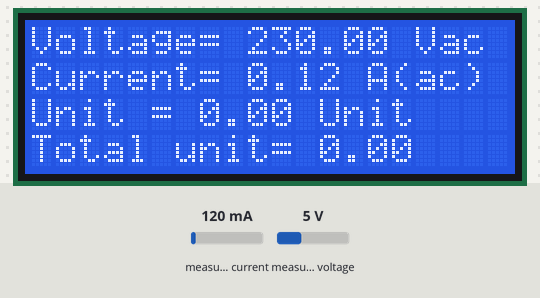
Simulated run of this sketch. Board: Arduino Uno, built with avr-gcc and run on an emulated ATmega328P. Shown: 20×4 character LCD. The test bench sets the inputs (shaded band); at power-on: measured current 120 mA, measured voltage 5 V.

Above: at 3.2 s.
3.3 s: measured current set to 40 mA
At 4.1 s:
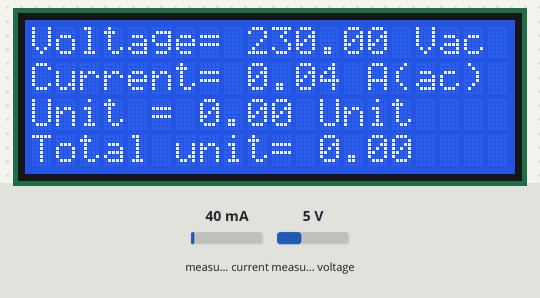
5.3 s: measured voltage set to 0.3 V
At 7.0 s:
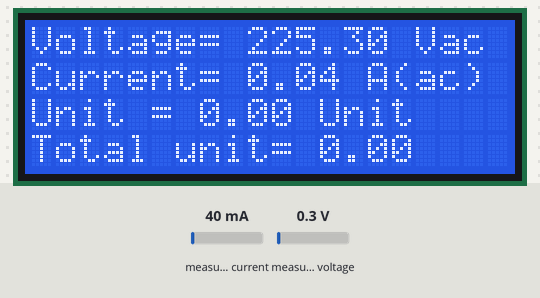
8.0 s: measured current set to 500 mA
At 9.9 s:
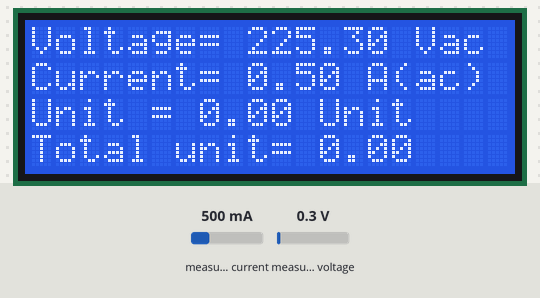
10.8 s: measured voltage set to 3.8 V
At 12.7 s:
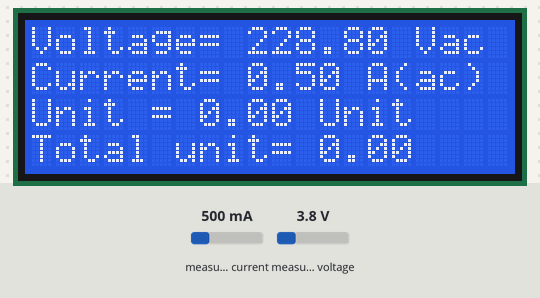
13.5 s: measured current set to 1000 mA
At 15.6 s:
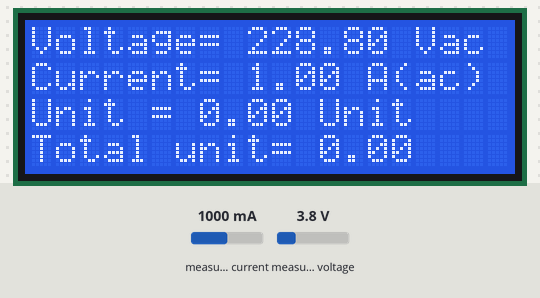
16.3 s: measured voltage set to 7.5 V
At 18.5 s:
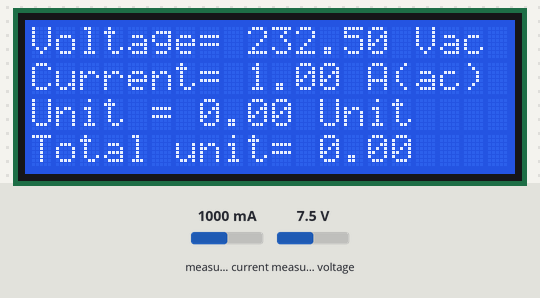
Timing chart, 0 to 20.0 s (numbered marks = the images above; inputs shaded):
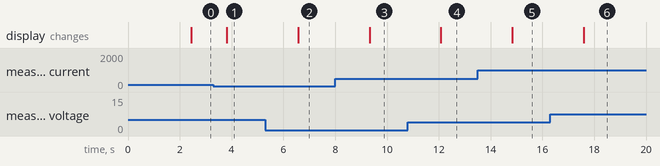

Measured:
- after the input at 3.3 s, the display: changes after 0.52 s (image 1)
- after the input at 5.3 s, the display: changes after 1.3 s (image 2)
- after the input at 8.0 s, the display: changes after 1.3 s (image 3)
- after the input at 10.8 s, the display: changes after 1.3 s (image 4)
- after the input at 13.5 s, the display: changes after 1.3 s (image 5)
- after the input at 16.3 s, the display: changes after 1.3 s (image 6)

The sketch:

meter.ino
```cpp
#include <Wire.h>
#include <LiquidCrystal_I2C.h>
#include "EmonLib.h"                   // Include Emon Library

EnergyMonitor emon1;                   // Create an instance

// Set the LCD address to 0x27 for a 16 chars and 2 line display
LiquidCrystal_I2C lcd(0x3f, 20, 4);

int voltageValue = 0;
float unitValue=0;
float totalunitValue=0;
float power=0;

void setup()
{
  // initialize the LCD
  lcd.init();
  // Turn on the blacklight and print a message.
  lcd.backlight();
  emon1.voltage(2, 260.26, 0);  // Voltage: input pin, calibration, phase_shift
  emon1.current(1, 6.5);       // Current: input pin, calibration.
  delay(2000);
}

void loop()
{

  emon1.calcVI(30,2000);         // Calculate all. No.of half wavelengths (crossings), time-out
  float voltage   = emon1.Vrms;             //extract Vrms into Variable
  float current   = emon1.Irms;             //extract Irms into Variable
  float powerfactor   = emon1.powerFactor;             //extract powerfacter into Variable
  if (current>0.07)
  {
    power=(voltage*current*powerfactor)/1000;
    unitValue=power*0.000278;
    totalunitValue+=unitValue;
  }
  lcd.setCursor(0, 0);
  lcd.print("Voltage= ");
  lcd.print(voltage);
  lcd.print(" Vac  ");
  lcd.setCursor(0, 1);
  lcd.print("Current= ");
  lcd.print(current);
  lcd.print(" A(ac)  ");
  lcd.setCursor(0, 2);
  lcd.print("Unit = ");
  lcd.print(unitValue);
  lcd.print(" Unit    ");
  lcd.setCursor(0, 3);
  lcd.print("Total unit= ");
  lcd.print(totalunitValue);
  unitValue=0;

 delay(1000); // wait 10 milliseconds before the next loop 	// Do nothing here...
}
```
